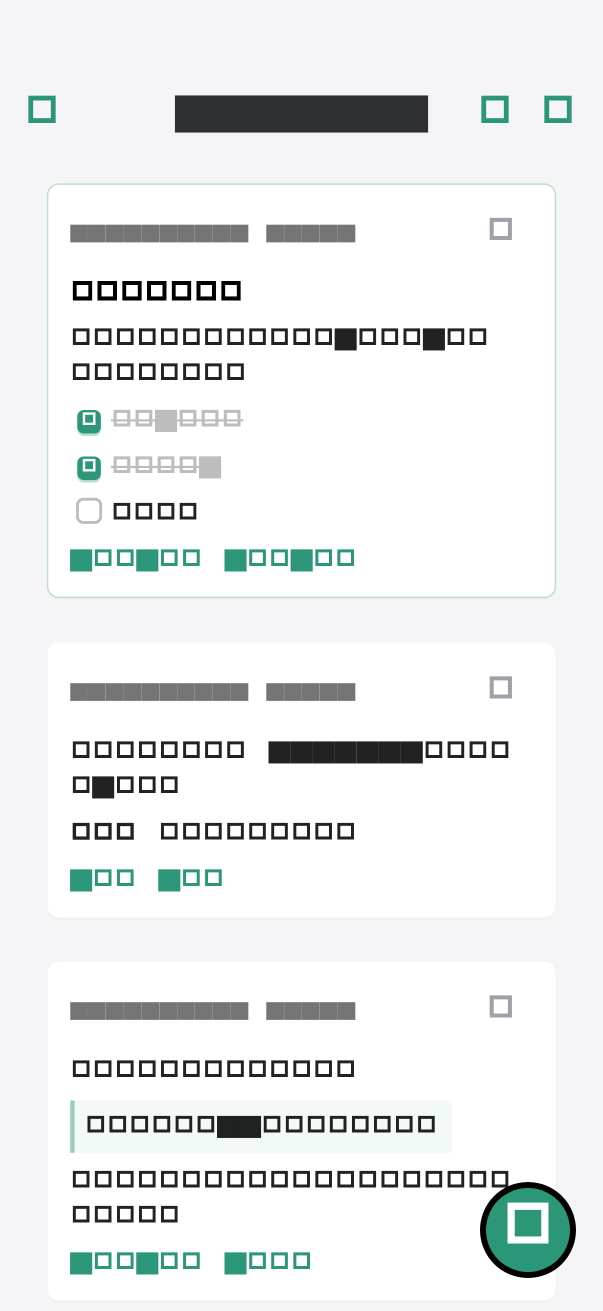
#> input picture marketing/real/raw/01-home.png, 1206 x 2622 px (shown at 1/2 size); its folder holds 5 pictures in this run
$ python generate_marketing_assets.py
#> lines starting #> are read from the running program, lines starting #| are printed output that depends on the picture
from __future__ import annotations

from pathlib import Path

from PIL import Image, ImageDraw, ImageFilter, ImageFont


ROOT = Path(__file__).resolve().parents[1]
RAW_DIR = ROOT / "marketing/real/raw"
OUT_APP_STORE = ROOT / "marketing/real/app-store"
OUT_GOOGLE_PLAY = ROOT / "marketing/real/google-play"
OUT_PROMO = ROOT / "marketing/real/promo"
OUT_XHS = OUT_PROMO / "xiaohongshu"
OUT_SSPAI = OUT_PROMO / "sspai"
ICON = ROOT / "ios/Runner/Assets.xcassets/AppIcon.appiconset/Icon-App-1024x1024@1x.png"

for directory in (OUT_APP_STORE, OUT_GOOGLE_PLAY, OUT_PROMO, OUT_XHS, OUT_SSPAI):
    directory.mkdir(parents=True, exist_ok=True)


SCREENSHOTS = [
    ("01-home", "01-home.png", "打开就写，保持原样", "待办、标签、摘录和图片都留在同一条时间线里。"),
    ("02-tags", "02-tags.png", "标签不是分类柜", "层级标签保留上下文，回看时更容易找回当时的线索。"),
    ("03-ai-settings", "03-ai-settings.png", "AI 由你掌控", "自定义模型、接口和提示词，适配自己的记录方式。"),
    ("04-webdav", "04-webdav.png", "笔记和附件一起备份", "WebDAV 备份覆盖文字、标签和图片资料，迁移更安心。"),
    ("05-settings", "05-settings.png", "设置集中管理", "账号、同步、导入导出和偏好设置放在清晰的位置。"),
]

PAPER = (245, 244, 247)
PAPER_LIGHT = (255, 255, 255)
INK = (45, 47, 51)
MOSS = (44, 150, 120)
MOSS_DARK = (26, 117, 89)
WARM_GRAY = (238, 238, 238)
CLAY = (71, 185, 149)
MUTED = (108, 110, 114)
LINE = (238, 238, 238)
SOFT_MINT = (231, 247, 242)
SOFT_GRAY = (238, 238, 238)
BG = PAPER
TEXT = INK
PRIMARY = MOSS
PRIMARY_DARK = MOSS_DARK


# [24 lines left out: function font, not called in this run]


def sans(size: int, bold: bool = False) -> ImageFont.FreeTypeFont | ImageFont.ImageFont:
    return font(size, bold=bold, serif=False)


def serif_font(size: int, bold: bool = False) -> ImageFont.FreeTypeFont | ImageFont.ImageFont:
    return font(size, bold=bold, serif=True)


def open_rgb(path: Path) -> Image.Image:
    image = Image.open(path).convert("RGBA")
#> image is the input picture: PIL image 1206x2622 RGBA; mean R, G, B, A 234.4, 236.3, 236.7, 255
    base = Image.new("RGBA", image.size, (255, 255, 255, 255))
#> base: PIL image 1206x2622 RGBA; every value is 255
    base.alpha_composite(image)
    return base.convert("RGB")


# [5 lines left out: function save_rgb, not called in this run]


def vertical_gradient(size: tuple[int, int], top: tuple[int, int, int], bottom: tuple[int, int, int]) -> Image.Image:
#> called with size = (1320, 2868), top = (250, 252, 250), bottom = (230, 244, 239)
    width, height = size
    image = Image.new("RGB", size, top)
#> image: PIL image 1320x2868 RGB
    pixels = image.load()
    for y in range(height):
        t = y / max(1, height - 1)
        color = tuple(round(top[i] * (1 - t) + bottom[i] * t) for i in range(3))
        for x in range(width):
            pixels[x, y] = color
    return image


# [27 lines left out: functions fit_contain, fit_cover, paste_center, rounded_mask, not called in this run]


def paste_rounded(canvas: Image.Image, image: Image.Image, xy: tuple[int, int], radius: int) -> None:
    canvas.paste(image, xy, rounded_mask(image.size, radius))


# [35 lines left out: functions add_shadow, draw_paper_texture, draw_brand_mark, draw_chip, not called in this run]


def draw_rule(draw: ImageDraw.ImageDraw, x: int, y: int, width: int, color=CLAY) -> None:
    draw.rounded_rectangle((x, y, x + width, y + 6), radius=3, fill=color)


# [84 lines left out: functions paste_screenshot_panel, crop_raw, paste_detail_panel, draw_release_badge, draw_wrapped, not called in this run]


def make_app_store() -> None:
    """App Store screenshots: sales copy + real simulator screenshot, no fake device chrome."""
    width, height = 1320, 2868
    for index, (slug, filename, title, subtitle) in enumerate(SCREENSHOTS, start=1):
        raw = open_rgb(RAW_DIR / filename)
        canvas = vertical_gradient((width, height), (250, 252, 250), (230, 244, 239)).convert("RGBA")
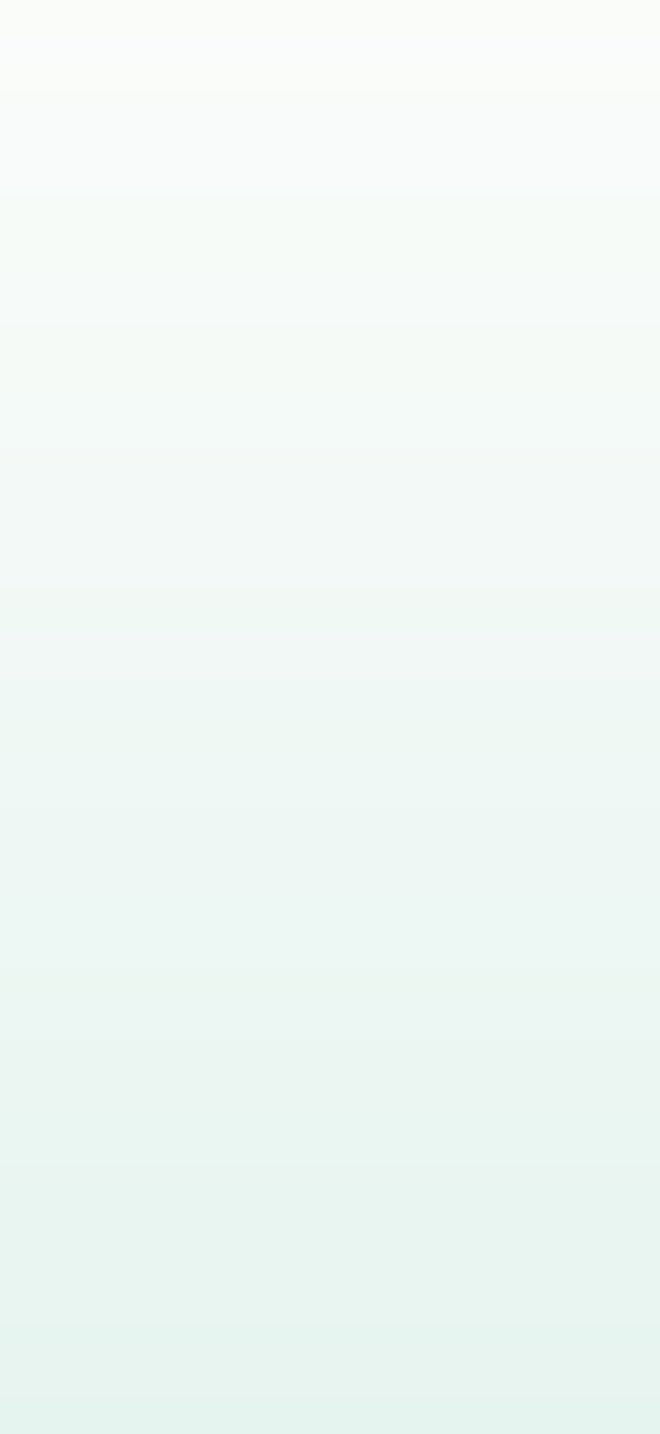
#> canvas: PIL image 1320x2868 RGBA (shown at 1/2 size); mean R, G, B, A 240, 248, 244.5, 255
        draw = ImageDraw.Draw(canvas)

        draw.rectangle((0, 0, width, 118), fill=(255, 255, 255, 120))
        icon = open_rgb(ICON).resize((86, 86), Image.Resampling.LANCZOS)
        paste_rounded(canvas, icon.convert("RGBA"), (92, 78), 20)
        draw.text((196, 85), "InkPaper", font=font(38, True), fill=TEXT)
        draw.text((198, 132), "静待沉淀，蓄势而鸣", font=font(24), fill=MUTED)
        draw_release_badge(draw, (92, 228), f"0{index}")

        title_font = font(76, True)
        subtitle_font = font(36)
        title_y = 318
        used = draw_wrapped(draw, title, (92, title_y), width - 184, title_font, TEXT, spacing=12)
        draw_wrapped(draw, subtitle, (96, title_y + used + 30), width - 192, subtitle_font, MUTED, spacing=10)

        shot_box = (86, 760, width - 86, height - 104)
        shot = fit_contain(raw, (shot_box[2] - shot_box[0], shot_box[3] - shot_box[1])).convert("RGBA")
        shot_x = shot_box[0] + (shot_box[2] - shot_box[0] - shot.width) // 2
        shot_y = shot_box[1] + (shot_box[3] - shot_box[1] - shot.height) // 2
        add_shadow(canvas, (shot_x, shot_y, shot_x + shot.width, shot_y + shot.height), 44, opacity=30)
        draw.rounded_rectangle(
            (shot_x - 1, shot_y - 1, shot_x + shot.width + 1, shot_y + shot.height + 1),
            radius=45,
            fill=(255, 255, 255, 255),
            outline=LINE,
            width=2,
        )
        paste_rounded(canvas, shot, (shot_x, shot_y), 42)

        save_rgb(canvas, OUT_APP_STORE / f"{slug}-1320x2868.png")


# [249 lines left out: functions make_google_play, new_canvas, draw_title_block, make_xhs_cover, make_xhs_slide, make_xhs_carousel and 5 more, not called in this run]


def main() -> None:
    for directory in (OUT_APP_STORE, OUT_GOOGLE_PLAY, OUT_PROMO):
        for old_file in directory.glob("*.png"):
            old_file.unlink()

    make_app_store()
    make_google_play()
    make_promo()
    verify_outputs()

    make_contact_sheet(
        sorted(OUT_APP_STORE.glob("*.png")),
        ROOT / "marketing/real/app-store-contact-sheet.jpg",
        thumb_width=220,
    )
    make_contact_sheet(
        sorted(OUT_GOOGLE_PLAY.glob("*.png")),
        ROOT / "marketing/real/google-play-contact-sheet.jpg",
        thumb_width=190,
    )
    make_contact_sheet(
        sorted(OUT_PROMO.glob("*.png")),
        ROOT / "marketing/real/promo-contact-sheet.jpg",
        thumb_width=300,
    )

    for directory in (OUT_APP_STORE, OUT_GOOGLE_PLAY, OUT_PROMO):
        for path in sorted(directory.glob("*.png")):
            image = Image.open(path)
            print(f"{path.relative_to(ROOT)} {image.size[0]}x{image.size[1]} {image.mode}")


if __name__ == "__main__":
#> (the run stopped early here; a loop or call above may not have finished)
